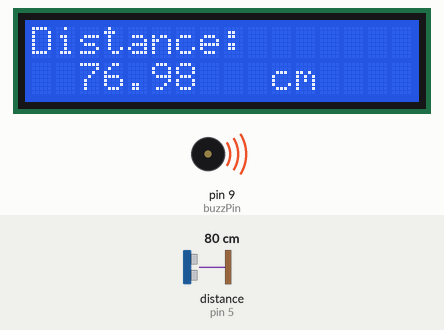
Bench run of a sketch on a simulated Arduino Uno, built with avr-gcc and run on an emulated ATmega328P. On the bench: 16×2 character LCD, buzzer (waves = sounding). Wiring (inferred from the names in the program): ultrasonic range finder: trigger pin 6; echo pin 5. The test bench sets the inputs (shaded band); at power-on: distance to the obstacle (sensor on pin 5) 80 cm. The echo pulse lasts 58.3 µs per cm; what the sketch prints to the serial monitor is not drawn.

Above: at 1.2 s.
1.3 s: distance to the obstacle (sensor on pin 5) set to 4 cm
At 3.0 s:
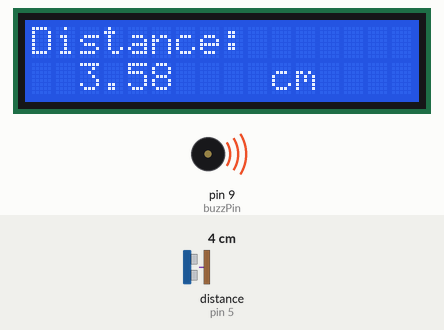
7.3 s: distance to the obstacle (sensor on pin 5) set to 2 cm
At 9.3 s:
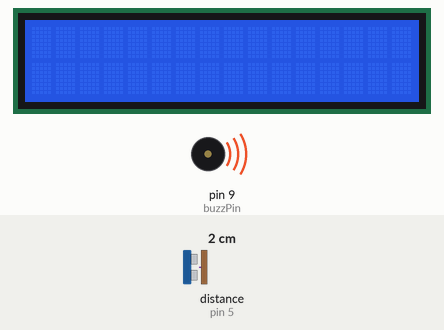
10.6 s: distance to the obstacle (sensor on pin 5) set to 9 cm
At 11.5 s:
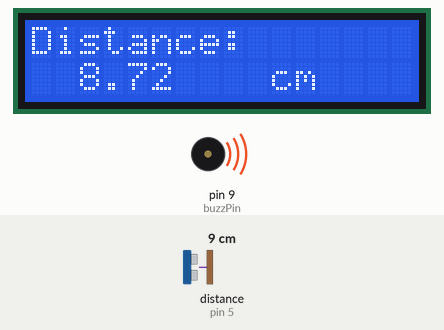
14.6 s: distance to the obstacle (sensor on pin 5) set to 250 cm
Timing chart, 0 to 17.6 s (numbered marks = the images above; inputs shaded):
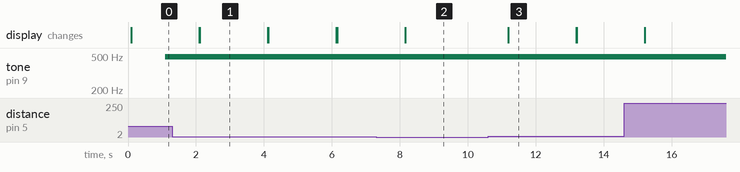

Measured:
- the behaviour switches between 3 and 2 cm on distance to the obstacle (sensor on pin 5) (found by bisection; images 1 and 2)
- after the input at 1.3 s, the display: first differs from a run without the input after 0.81 s (image 1)
- after the input at 10.6 s, the display: changes after 0.59 s (image 3)
- what the display in image 1 shows lasts 2.0 s, from 2.1 s to 4.1 s

The sketch:

RangeFinder.ino
```cpp
#include <dht.h>
#include <Wire.h>
#include <LiquidCrystal_I2C.h>
#define trigPin 6
#define echoPin 5
#define DHT11_PIN 7
#define buzzPin 9
#define buzzVolume 100
dht DHT;
LiquidCrystal_I2C lcd(0x27, 16, 2);

double Thermistor(int RawADC) {
 double Temp;
 Temp = log(10000.0*((1024.0/RawADC-1)));
 Temp = 1 / (0.001129148 + (0.000234125 + (0.0000000876741 * Temp * Temp ))* Temp );
 Temp = Temp - 273.15;
 return Temp;
}


void setup() {
  Serial.begin (9600);
  lcd.init();
  lcd.backlight();
  pinMode(trigPin, OUTPUT);
  pinMode(buzzPin, OUTPUT);
  pinMode(echoPin, INPUT);
}
void loop() {
  lcd.clear();
  float duration, distance;
  float speed;

  digitalWrite(trigPin, LOW);
  delayMicroseconds(2);
  digitalWrite(trigPin, HIGH);
  delayMicroseconds(10);
  digitalWrite(trigPin, LOW);

  duration = pulseIn(echoPin, HIGH);
  speed = 331.4 + (0.606 * DHT.temperature) + (0.0124 * DHT.humidity);
  distance = (duration / 2) * (speed / 10000);

  if (distance >= 150 || distance <= 2){
    Serial.print("Distance = ");
    Serial.print("Out of range: ");
    Serial.println(distance);
    analogWrite(buzzPin, 0);
  }
  else {
    Serial.print("Distance = ");
    Serial.print(distance);
    Serial.println(" cm");
    lcd.print("Distance: ");
    lcd.setCursor(2,1);
    lcd.print(distance);
    lcd.setCursor(10,1);
    lcd.print("cm");
    delay(1000);
    analogWrite(buzzPin, buzzVolume);
  }
  delay(1000);
}
```
